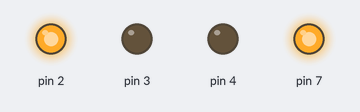
Bench run of a sketch on a simulated Arduino Uno, built with avr-gcc and run on an emulated ATmega328P. On the bench: output pins drawn as LEDs (lit = HIGH). At 1.3 s the program stops and its outputs stay as they are.

Above: at 0.1 s.
At 1.3 s:
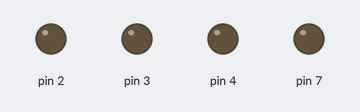
Timing chart, 0 to 2.8 s (numbered marks = the images above):
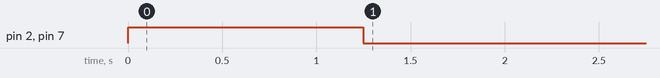

The sketch:

t1.ino
```cpp
//dc motors delay test with lema battery 6.5 v
void left()
{
  digitalWrite(2, HIGH);
  digitalWrite(3,LOW );
  digitalWrite(4, LOW);
  digitalWrite(7, HIGH);
}

void right()
{
  digitalWrite(8, LOW);
  digitalWrite(9,HIGH );
  digitalWrite(10, HIGH);
  digitalWrite(11, LOW);
}

void up()
{
  digitalWrite(8, HIGH);
  digitalWrite(9,LOW );
  digitalWrite(10, HIGH);
  digitalWrite(11, LOW);
}

void down()
{
  digitalWrite(8, LOW);
  digitalWrite(9,HIGH);
  digitalWrite(10, LOW);
  digitalWrite(11, HIGH);
}
void Stop()
{
  digitalWrite(2, LOW);
  digitalWrite(3,LOW);
  digitalWrite(4, LOW);
  digitalWrite(7, LOW);
}

void setup() {
  // put your setup code here, to run once:
 //pinMode(4, INPUT);
  //pinMode(2, INPUT);
  //pinMode(3, INPUT);
 pinMode(2, OUTPUT);
 pinMode(3, OUTPUT);
 pinMode(4, OUTPUT);
  pinMode(7, OUTPUT);
}

void loop() {
  // put your main code here, to run repeatedly:
  //up();
  //delay(2000);
  left();
  delay(1250);
//   Stop();
//  delay(200);
  //left();
  //delay(1000);
//   Stop();
//  delay(200);
//  down();
//  delay(2000);
  while(1)
  {
    Stop();
  }
}
```

Measured:
- by itself, pin 2, pin 7: LOW → HIGH at 0.00 s, → LOW 1.3 s later
